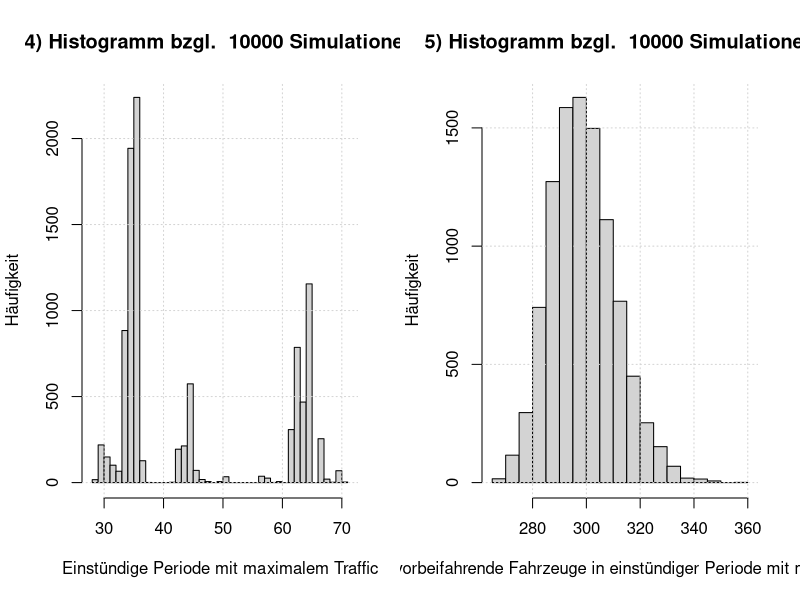
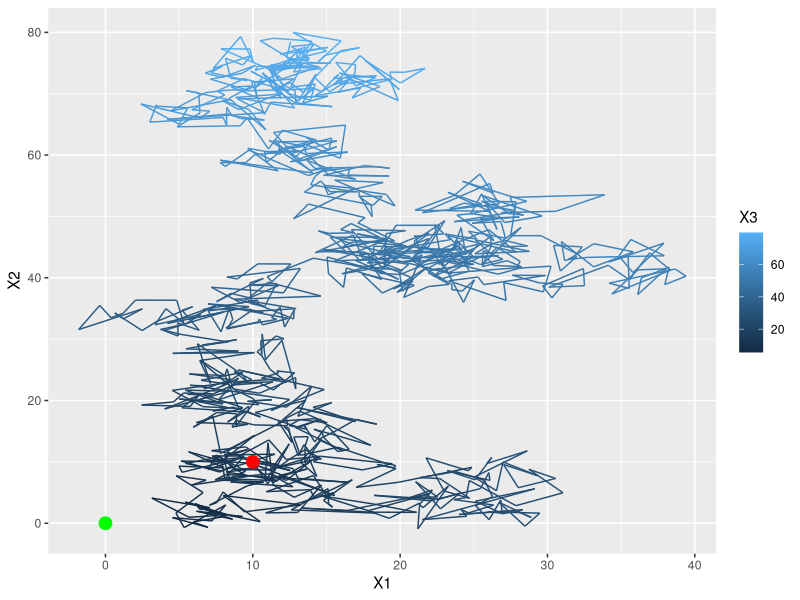
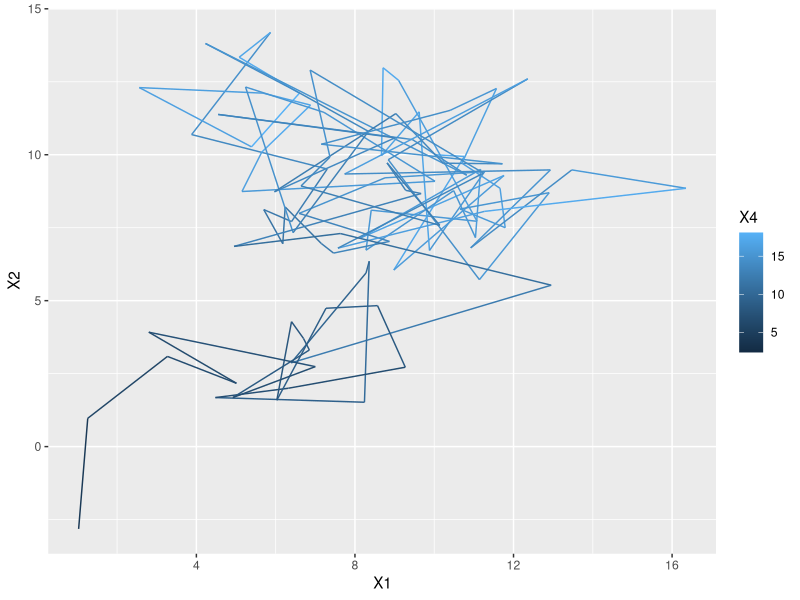

Generate these figures, in order, with R:
## ---- chunk 1
# Load libraries
# shit's getting serious
library('ggplot2')
## ---- chunk 2
# Read data
P <- as.matrix(read.csv("data/lungcancer.csv"))
nStates <- dim(P)[1]

# Sanity check
apply(P, 1, sum)
## ---- chunk 3
# Method 1
fnMCMeanSteps1 <- function(x, mu, P, tailProb = 0.01){
  # This function computes the mean number of steps needed to reach state x for
  # a Markov chain defined with initial distribution mu and transition matrix P.
  # 
  # Args:
  #   x:        Target state
  #   mu:       Initial distribution
  #   P:        Transition matrix
  #   tailProb: Tail probability to control approximation
  #   
  # Returns:
  #   Expected number of steps to reach state x for the first time
  
  # Step 0
  cumProbs <- mu[x]
  mean <- mu[x] * 0  # symbolic initialization
  
  # Step 1
  tempProb <- sum(mu[-x] * P[-x, x])
  cumProbs <- cumProbs + tempProb
  mean <- mean + tempProb * 1
  
  # Further steps
  PTilde <- diag(length(mu) - 1)  # initialize PTilde
  k <- 2
  
  while (1-cumProbs >= tailProb) {
    PTilde <- PTilde %*% P[-x, -x]  # Update PTilde
    tempProb <- mu[-x] %*% PTilde %*% P[-x, x]  # Get prob. of hitting time k
    cumProbs <- cumProbs + tempProb  # cumulate probability mass
    mean <- mean + tempProb * k  # update mean
    k <- k+1
  }
  
  # Return mean
  return(as.double(mean))
}
## ---- chunk 4
# Define initial distribution (always begin in state 23 (Lung))
mu <- rep(0, nStates)
mu[23] <- 1

# Expected steps to reach certain position
meanStepsBladder <- fnMCMeanSteps1(5, mu, P, tailProb = 10^-5)
meanStepsBrain <- fnMCMeanSteps1(7, mu, P, tailProb = 10^-5)
meanStepsHeart <- fnMCMeanSteps1(17, mu, P, tailProb = 10^-5)
## ---- chunk 5
# Method 2
fnMCMeanSteps2 <- function(x, mu, P, T = 1000){
  # This function computes the mean number of steps needed to reach state x for
  # a Markov chain defined with initial distribution mu and transition matrix P.
  # This method approximates the mean using 10'000 Markov chain simulations with
  # a maximum of T steps per simulation.
  # 
  # Args:
  #   x:  Target state
  #   mu: Initial distribution
  #   P:  Transition matrix
  #   T:  Maximum length of Markov chain
  #   
  # Returns:
  #   Expected number of steps to reach state x for the first time
  
  # Number of states and simulations
  nStates <- length(mu)
  nSim <- 10^4
  
  # Initialize matrix for markov chains
  matSteps <- matrix(nrow = nSim, ncol = T)
  
  # Sample initial state with mu
  matSteps[, 1] <- sample(1:nStates, nSim, replace = TRUE, prob = mu)
  
  # Write sub-function for state-dependend sampling to use with sapply
  fnMCStep <- function(state){
    return(sample(1:nStates, 1, prob = P[state, ]))
  }
  
  # Simulate markov chains
  for (i in 2:T){
    matSteps[, i] <- sapply(matSteps[, i-1], fnMCStep)
  }
  
  # Get steps needed to reach state x the first time for each simulation
  # Again, we use a sub-function that can be used with apply
  fnFirstTime <- function(mc){
    # Args:
    #   mc: markov chain (vector)
    
    return(which(mc == x)[1])  # returns NA, if state x is not reached at all
  }
  
  mean <- mean(apply(matSteps, 1, fnFirstTime), na.rm = TRUE)
  
  # Return mean
  return(mean)
}
## ---- chunk 6
N <- as.matrix(read.csv("data/traffic.csv", header = TRUE))

# Get vector of 96 data points
Nt <- as.vector(t(N[,2:5]))

# Calculate lambda tilde and lambda as function of t
lambdaTildeT <- Nt
lambdaT <- 1.2 * lambdaTildeT
## ---- chunk 7
fnSimulatePoisson <- function(lambda, n) {
  # This function simulates poisson values based on vector of parameters lambda
  # 
  # Args:
  #   lambda:   Vector of parameters for poisson distribution
  #   n:        Number of simulations
  #   
  # Returns:
  #   Simulated vectors as matrix, where every row is a simulation of one day
  #   therefore the matrix as n rows.
  
  # Get random poisson distributed values for n days
  vSimulated <- rpois(length(lambda)*n, lambda)
  
  # Split data into matrix of form: mSplitted[day, quarter-hour]
  # where day goes from 1 to n and quater-hour from 1 to 96
  mSplitted <- t(matrix(vSimulated, nrow=length(lambda), ncol=n))
  
  return(mSplitted)
}

# Define number of simulations
nSimulations = 10000

# Run poisson simulation, based on parameter values from traffic.csv
mSimulation <- fnSimulatePoisson(lambdaT, nSimulations)
## ---- chunk 8
## Task 1
meanCarsPerDay <- mean(rowSums(mSimulation))

## Task 2
thousandsCar <- NULL
for(i in 1:nSimulations) {
  # Calculate cumulative sums per day (per simulation)
  cumsumDay <- cumsum(mSimulation[i,])
  
  # It's not clear if floor should ne applies only for mean, or also here
  # However, in the end the results seems to be the same
  thousandsCar[i] <- floor(max(which(cumsumDay <= 1000))/4)
}

meanThousandsCar <- floor(mean(thousandsCar))

## Task 3
# Time between 1:30 and 1:45 is at position 7
meanCarsAtNightQuarter <- mean(as.vector(mSimulation[,7]))
# The result is 0, which we can easily explain as lambda is 0 in this timeslot
# More input data, to have a more precise model, would possibly change this

## Task 4/5
maxTrafficPeriodIndices <- NULL
maxTrafficPeriodValues <- NULL
for(i in 1:nSimulations) {
  # Calculate cumulative sums per day (per simulation)
  cumsumDay <- cumsum(mSimulation[i,])
  
  # Initialize new vector
  sumHourlyPeriod <- NULL
  
  # Run from 0.0 to 23.0
  for(j in 1:(length(cumsumDay)-4)) {
    sumHourlyPeriod[j] <- cumsumDay[j+4] - cumsumDay[j]
  }
  
  # Get maximum position and store in vector
  maxTrafficPeriodIndices[i] <- which.max(sumHourlyPeriod)
  maxTrafficPeriodValues[i] <- max(sumHourlyPeriod)
}

par(mfrow = c(1,2))

hist(maxTrafficPeriodIndices,
     breaks = max(maxTrafficPeriodIndices)-min(maxTrafficPeriodIndices),
     main = paste("4) Histogramm bzgl. ", nSimulations, "Simulationen"),
     xlab = "Einstündige Periode mit maximalem Traffic", ylab = "Häufigkeit")
grid()
# where eg. 30 is the time period between 07:15 - 08:15,
# 31 is 07:30 - 08:30, and so on

hist(maxTrafficPeriodValues,
     main = paste("5) Histogramm bzgl. ", nSimulations, "Simulationen"),
     xlab = paste("Anzahl der vorbeifahrende Fahrzeuge in einstündiger Periode",
                  "mit maximalem Traffic"),
     ylab = "Häufigkeit")
grid()
## ---- chunk 9
# TODO: only use positive values on z-axis!
# TODO: find a good way to make the 3d line plot for the bird
# TOO: add MonteCarlo wrapper function for the simulation

# check if library is there
require('ggplot2')

fnRandomWalk <- function(d, x, N, dx) {
  # This function generates a random walk of dimension d
  #
  #
  dfWalk = data.frame(matrix(nrow=N, ncol=d+1))
  
  n=1
  pos=x
  dfWalk[1,1:d] = pos
  dist = sqrt(sum(pos*pos))
  dfWalk[1,d+1] = dist
  
  while(n<N && dist>dx) {
    # Thi is the loop handling the random walk
    rstep <- c(round(rnorm(d),2))
    pos = pos+rstep
    dist <- sqrt(sum(pos*pos))
    dfWalk[n+1,1:d] = pos+rstep
    dfWalk[n+1,d+1] = dist
    n = n+1 
  }
  # na.omit ist necessary to handle random walks exiting after n<N (made it home)
  return(na.omit(dfWalk))
}

set.seed(2567)
humanWalk <- fnRandomWalk(2, c(10,10), 1000, 3)

# Plotting
sf <- data.frame(X=10, Y=10)
sff <- data.frame(X=0, Y=0)
p1 <- ggplot(humanWalk, aes(x=X1, y=X2, color=X3)) +
    geom_path() +
    geom_point(data=sf,aes(X,Y),colour='red',size=4) +
    geom_point(data=sff,aes(X,Y),colour='green',size=4)
p1

# Plotting 2
birdWalk <- fnRandomWalk(3, c(10,10,10), 1000, 3)
p2 <- ggplot(birdWalk, aes(x=X1, y=X2, z=X3, color=X4)) +
    geom_path()
p2

## ---- chunk 10

fnRandomWalkMC <- function(nSamples, nSim) {
  # This is the MC wrapper function for the random walk simulation
  #
  #
  a <- NULL
  for (i in nSim) {
    
    
  }
}
